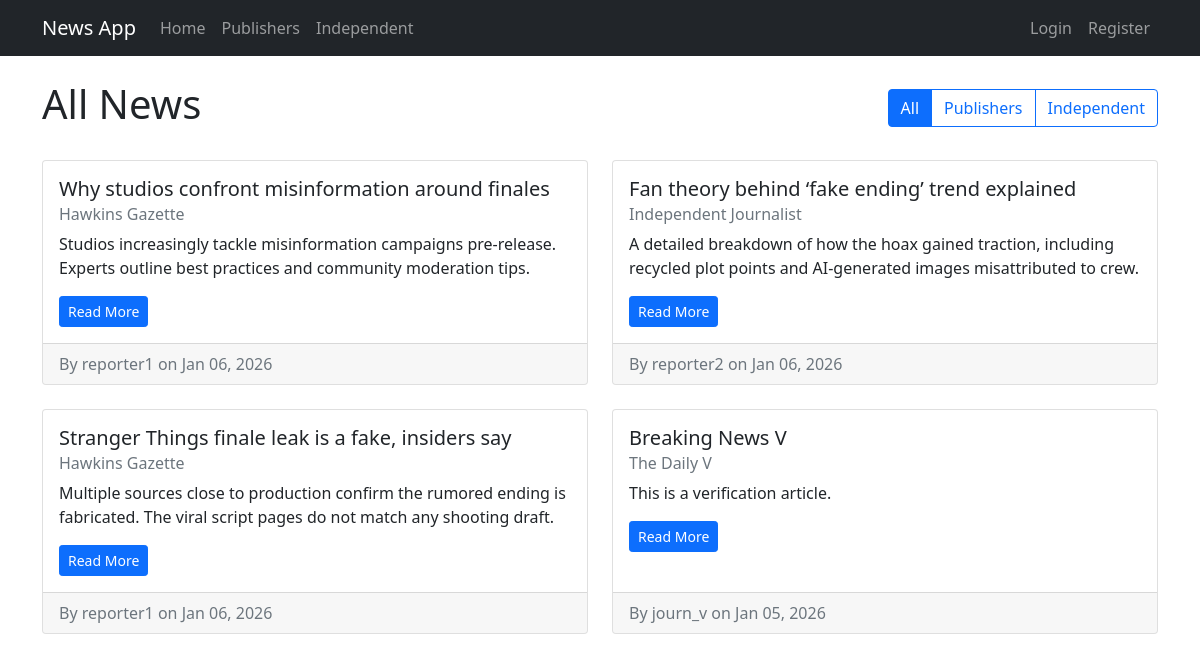
The page /articles/ on the database as committed earlier.
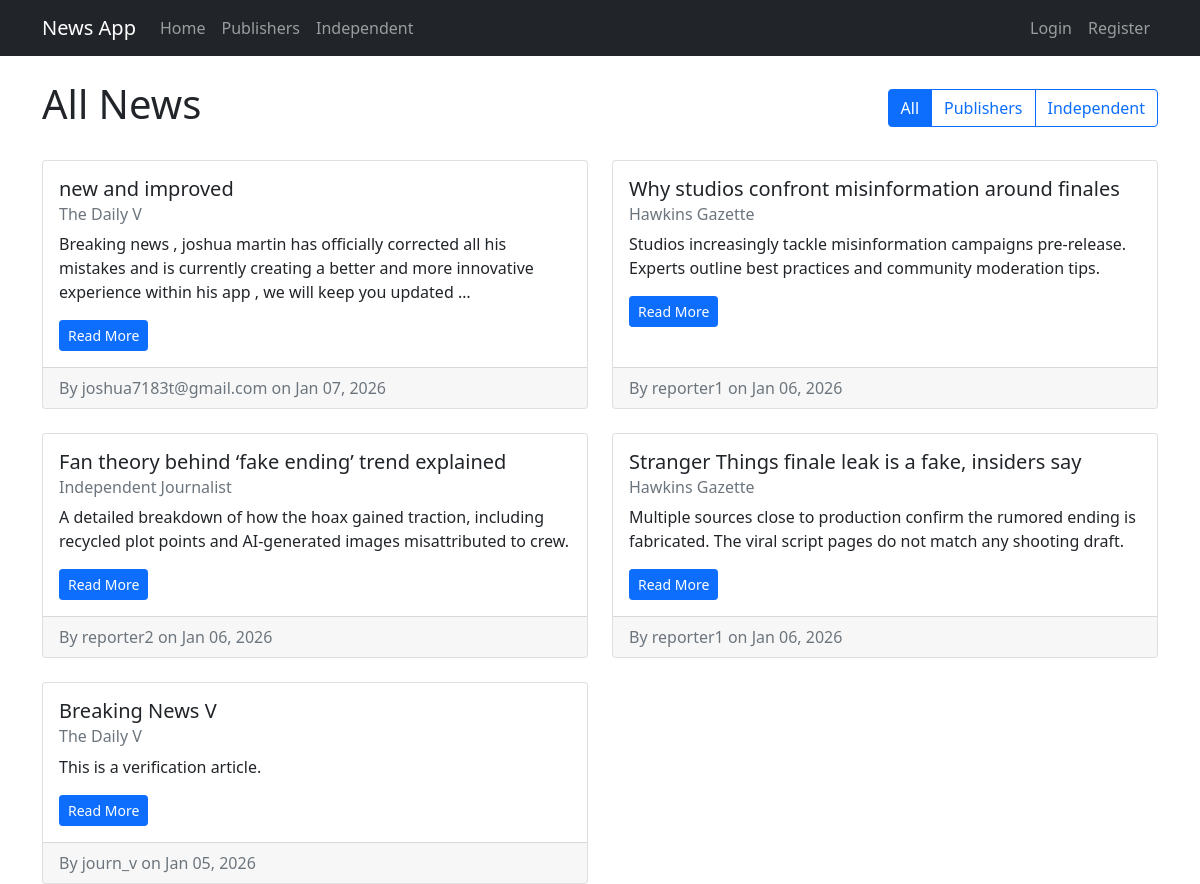
The same page on the database as committed later.
### articles/models.py (models this page shows, shortened)
class Article(models.Model):
    title = models.CharField(max_length=200)
    content = models.TextField()
    image = models.ImageField(upload_to='articles/', blank=True, null=True)
    author = models.ForeignKey(settings.AUTH_USER_MODEL, on_delete=models.CASCADE, related_name='authored_articles')
    publisher = models.ForeignKey(Publisher, on_delete=models.SET_NULL, null=True, blank=True, related_name='articles')
    approved = models.BooleanField(default=False)
    created_at = models.DateTimeField(auto_now_add=True)
    updated_at = models.DateTimeField(auto_now=True)
    approved_by = models.ForeignKey(settings.AUTH_USER_MODEL, on_delete=models.SET_NULL, null=True, blank=True, related_name='approved_articles')
    declined_reason = models.TextField(blank=True)
    declined_by = models.ForeignKey(settings.AUTH_USER_MODEL, on_delete=models.SET_NULL, null=True, blank=True, related_name='declined_articles')
    declined_at = models.DateTimeField(null=True, blank=True)

### publications/models.py (models this page shows, shortened)
class Publisher(models.Model):
    title = models.CharField(max_length=200)
    description = models.TextField(blank=True)
    editors = models.ManyToManyField(settings.AUTH_USER_MODEL, related_name='publisher_editors', blank=True)
    journalists = models.ManyToManyField(settings.AUTH_USER_MODEL, related_name='publisher_journalists', blank=True)
    created_at = models.DateTimeField(auto_now_add=True)

### users/models.py (models this page shows, shortened)
class User(AbstractUser):
    class Roles(models.TextChoices):
        READER = 'READER', 'Reader'
        JOURNALIST = 'JOURNALIST', 'Journalist'
        EDITOR = 'EDITOR', 'Editor'
    role = models.CharField(max_length=20, choices=Roles.choices, default=Roles.READER)
    bio = models.TextField(blank=True)
    subscriptions_to_publishers = models.ManyToManyField('publications.Publisher', blank=True, related_name='subscribers')
    subscriptions_to_journalists = models.ManyToManyField('self', blank=True, symmetrical=False, related_name='journalist_subscribers')

### articles/web_views.py (the view)
# urls.py: path('', web_views.home, name='home'),
def home(request):
    articles = Article.objects.filter(approved=True).order_by('-created_at')
    return render(request, 'articles/home.html', {'articles': articles, 'title': 'All News'})

### templates/articles/home.html (shortened to what this page needs)
{% extends 'base.html' %}
{% block content %}
    <div class="d-flex justify-content-between align-items-center mb-4">
        <h1>{{ title }}</h1>
        <div class="btn-group">
            <a href="{% url 'home' %}" class="btn btn-outline-primary {% if request.resolver_match.url_name == 'home' %}active{% endif %}">All</a>
            <a href="{% url 'publisher_feed' %}" class="btn btn-outline-primary {% if request.resolver_match.url_name == 'publisher_feed' %}active{% endif %}">Publishers</a>
            <a href="{% url 'independent_feed' %}" class="btn btn-outline-primary {% if request.resolver_match.url_name == 'independent_feed' %}active{% endif %}">Independent</a>
        </div>
    </div>
    {% if articles %}
        <div class="row row-cols-1 row-cols-md-2 g-4">
            {% for article in articles %}
                <div class="col">
                    <div class="card h-100">
                        <div class="card-body">
                            <h5 class="card-title">{{ article.title }}</h5>
                            <h6 class="card-subtitle mb-2 text-muted">
                                {% if article.publisher %}
                                    {{ article.publisher.title }}
                                {% else %}
                                    Independent Journalist
                                {% endif %}
                            </h6>
                            <p class="card-text">{{ article.content|truncatewords:30 }}</p>
                            <a href="{% url 'article_detail' article.id %}" class="btn btn-primary btn-sm">Read More</a>
                        </div>
                        <div class="card-footer text-muted d-flex justify-content-between align-items-center">
                            <span>By {{ article.author.username }} on {{ article.created_at|date:"M d, Y" }}</span>
                        </div>
                    </div>
                </div>
            {% endfor %}
        </div>
    {% else %}
        <div class="alert alert-info">
            No articles found in this section.
        </div>
    {% endif %}
{% endblock %}

Rows that differ between the two databases and show on the page:
added Article: title "new and improved", publisher "The Daily V", content "Breaking news , joshua martin has officially corrected all his mistakes and is currently creating a better and more innovative experience within his app , we will keep you updated …", author.username "joshua7183t@gmail.com", created_at "Jan 07, 2026"
